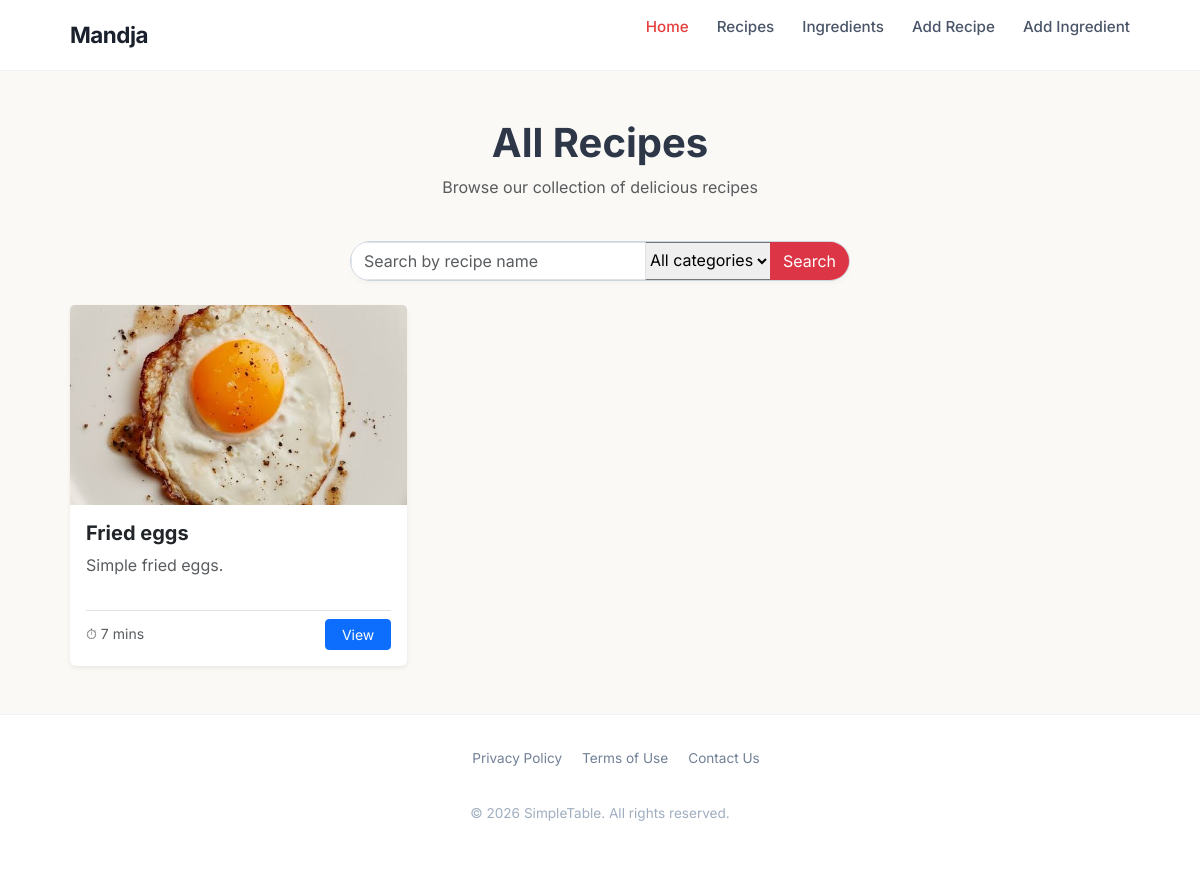
Before: /recipes/list/ with the older database file.
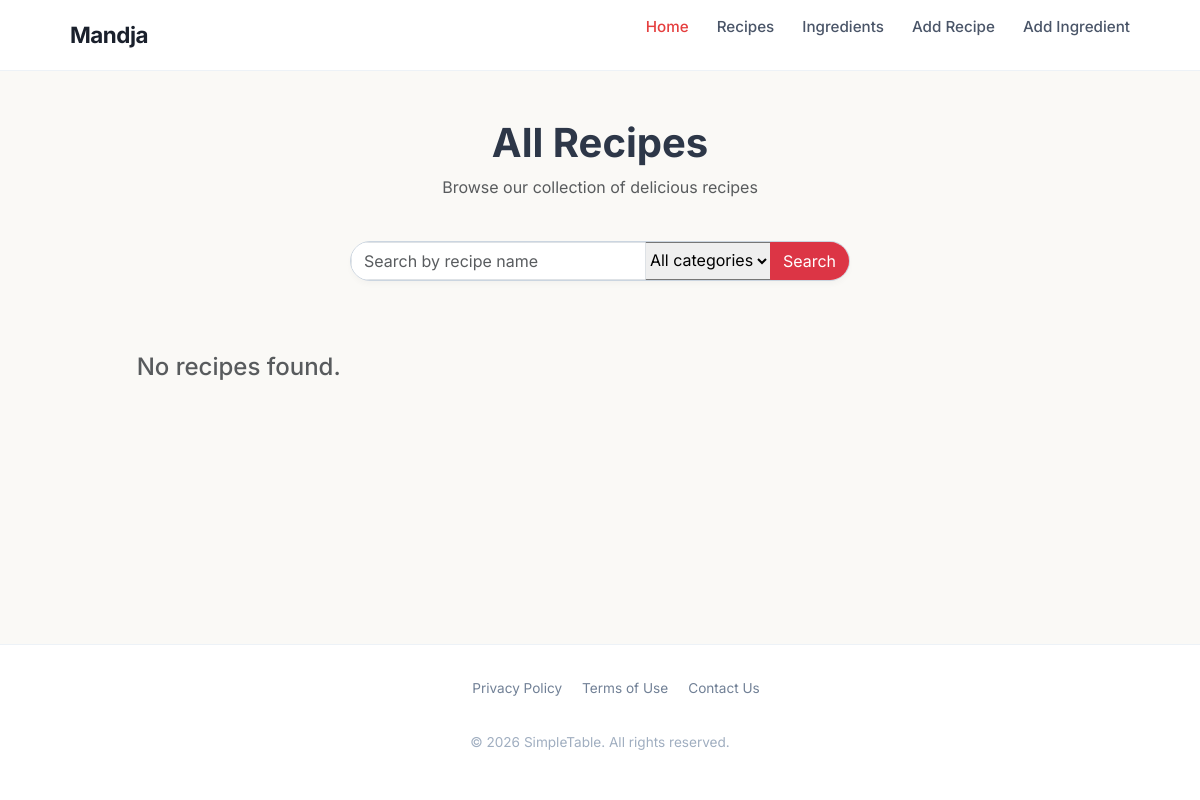
After: the same page with the newer database file.
### recipes/models.py (models this page shows)
class Recipe(models.Model):
    name = models.CharField(
        max_length=100
    )
    image = models.ImageField(
        upload_to='recipe-images/',
        blank=True,
        null=True,
    )
    description = models.TextField(
        max_length=100,
        null=True,
        blank=True,
    )
    instructions = models.TextField()
    time = models.IntegerField()
    ingredients = models.ManyToManyField(
        to='ingredients.Ingredient'
    )
    date_of_publication = models.DateField(
        auto_now=True
    )
    category = models.ForeignKey(
        to=Category,
        on_delete=models.CASCADE,
        related_name='recipes',
        null=True,
        blank=True,
    )

### recipes/views.py (the view)
# urls.py: path('list/', views.recipes_list_view, name='list'),
def recipes_list_view(request: HttpRequest) -> HttpResponse:
    all_recipes = Recipe.objects.all()
    form = SearchForm(request.GET or None)
    if request.method == "GET" and form.is_valid():
        if form.cleaned_data['query']:
            all_recipes = all_recipes.filter(name__icontains=form.cleaned_data['query'])
        if form.cleaned_data['category']:
            all_recipes = all_recipes.filter(category=form.cleaned_data['category'])
    context = {
        "all_recipes": all_recipes,
        'form': form,
    }
    return render(request, 'recipes/recipes-list.html', context)

### recipes/forms.py
class SearchForm(forms.Form):
    query = forms.CharField(
        required=False,
        widget= forms.TextInput(attrs={
            'class': 'form-control',
            'placeholder' : "Search by recipe name"
        })
    )
    category = forms.ModelChoiceField(
        queryset=Category.objects.all(),
        required=False,
        empty_label='All categories'
    )

### templates/recipes/recipes-list.html
{% extends 'shared/base.html' %}
{% load crispy_forms_filters %}
{% block content %}
<div class="container py-5">
    <div class="row mb-4">
        <div class="col text-center">
            <h1 class="fw-bold">All Recipes</h1>
            <p class="text-muted">Browse our collection of delicious recipes</p>
        </div>
    </div>
            <form class="search-form d-flex align-items-center mb-4">
                <div class="input-group">
                    {{ form.query }}
                    {{ form.category }}
                    <button type="submit" class="btn btn-danger">Search</button>
                </div>
            </form>
    <div class="row row-cols-1 row-cols-md-2 row-cols-lg-3 g-4">
        {% for recipe in all_recipes %}
            <div class="col">
                <div class="card h-100 shadow-sm border-0">
                    {% if recipe.image %}
                        <img src="{{ recipe.image.url }}" class="card-img-top" alt="{{ recipe.name }}" style="height: 200px; object-fit: cover;">
                    {% else %}
                        <div class="bg-light text-center py-5 card-img-top">
                            <span class="text-muted">No Image Available</span>
                        </div>
                    {% endif %}
                    <div class="card-body d-flex flex-column">
                        <h5 class="card-title fw-bold">{{ recipe.name }}</h5>
                        <p class="card-text text-muted flex-grow-1">
                            {{ recipe.description }}
                        </p>
                        <div class="d-flex justify-content-between align-items-center mt-3 pt-2 border-top">
                            <small class="text-muted">⏱ {{ recipe.time }} mins</small>
                            <a href="{% url 'recipe:detail' recipe.id %}" class="btn btn-primary btn-sm px-3">View</a>
                        </div>
                    </div>
                </div>
            </div>
        {% empty %}
            <div class="col-12 text-center py-5">
                <h4 class="text-muted">No recipes found.</h4>
            </div>
        {% endfor %}
    </div>
</div>
{% endblock %}

Changed rows visible on the page:
removed Recipe: image (picture), name "Fried eggs", description "Simple fried eggs.", time "7"
Other visible differences:
text now shown: "No recipes found."
